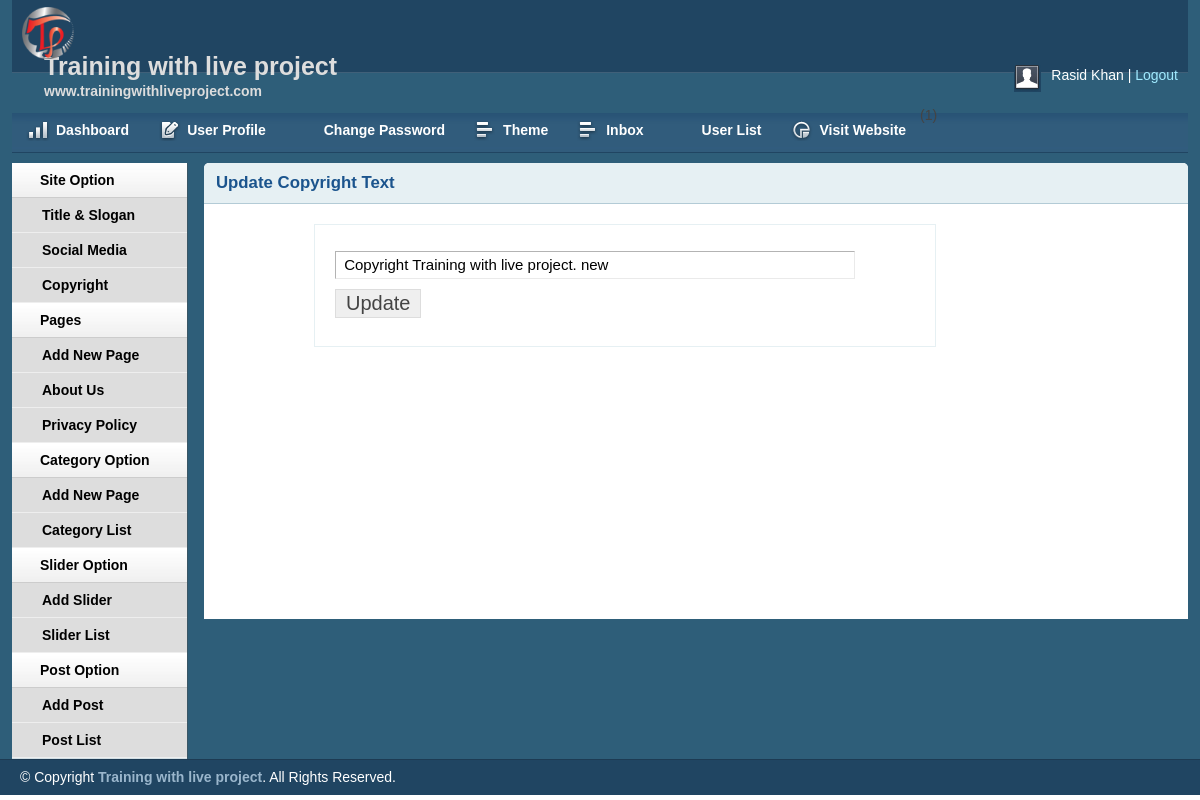
Screenshot of /admin/copyright.php (signed in) with the database file from the repository.
### tables this page shows
CREATE TABLE IF NOT EXISTS `add_page` (
  `id` int(11) NOT NULL AUTO_INCREMENT,
  `name` varchar(255) NOT NULL,
  `body` text NOT NULL,
  PRIMARY KEY (`id`)
);

CREATE TABLE IF NOT EXISTS `tbl_footer` (
  `id` int(11) NOT NULL AUTO_INCREMENT,
  `name` varchar(255) NOT NULL,
  PRIMARY KEY (`id`)
);

### lib/Database.php (called while the page is built, shortened)
<?php
Class Database{
	public $host   = DB_HOST;
	public $user   = DB_USER;
	public $pass   = DB_PASS;
	public $dbname = DB_NAME;
	public $link;
	public function connectDB(){
	$this->link = new mysqli($this->host, $this->user, $this->pass, $this->dbname);
 }
	public function select($sql){
		$result = $this->link->query($sql) or die($this->link->error.__LINE__);
		if($result->num_rows > 0){
			return $result;
		} else {
			return false;
		}
	}
}

### admin/copyright.php (the view, shortened to what this page needs)
<?php include 'inc/header.php';?>
<?php include 'inc/sidebar.php';?>
<div class="grid_10">
<div class="box round first grid">
<h2>Update Copyright Text</h2>
<div class="block copyblock">
<?php
$query="SELECT * from tbl_footer where id='1' ";
$data=$db->select($query);
if ($data) {
    while ($result=$data->fetch_assoc()) {
?>
<form action="" method="post">
<table class="form">
<tr>
    <td>
        <input type="text" value="<?php echo $result['name'];?>"
        name="name" class="large" />
    </td>
</tr>
 <tr>
    <td>
        <input type="submit" name="submit" Value="Update" />
    </td>
</tr>
</table>
</form>
<?php } }?>
</div>
</div>
</div>
<?php include 'inc/footer.php';?>

### admin/inc/sidebar.php
    <div class="grid_2">
<div class="box sidemenu">
<div class="block" id="section-menu">
    <ul class="section menu">
       <li><a class="menuitem">Site Option</a>
            <ul class="submenu">
                <li><a href="titleslogan.php">Title & Slogan</a></li>
                <li><a href="social.php">Social Media</a></li>
                <li><a href="copyright.php">Copyright</a></li>
            </ul>
        </li>
         <li><a class="menuitem">Pages</a>
            <ul class="submenu">
                <li><a href="addpage.php">Add New Page</a> </li>
<?php
$query="SELECT * from add_page";
$pages=$db->select($query);
if ($pages) {
   while ($result=$pages->fetch_assoc()) {
?>
<li><a href="page.php?pageid=<?php echo $result['id'];?>"><?php echo $result['name'];?></a> </li>
<?php } }?>
            </ul>
        </li>
        <li><a class="menuitem">Category Option</a>
            <ul class="submenu">
                <li><a href="addcat.php">Add New Page</a> </li>
                <li><a href="catlist.php">Category List</a> </li>
            </ul>
        </li>
        <li><a class="menuitem">Slider Option</a>
            <ul class="submenu">
                <li><a href="slideradd.php">Add Slider</a> </li>
                <li><a href="sliderlist.php">Slider List</a> </li>
            </ul>
        </li>
        <li><a class="menuitem">Post Option</a>
            <ul class="submenu">
                <li><a href="addpost.php">Add Post</a> </li>
                <li><a href="postlist.php">Post List</a> </li>
            </ul>
        </li>
    </ul>
</div>
</div>
</div>

### admin/css/layout.css (style rules this page uses)
body { background: #fff none repeat scroll 0 0; color: #444; font-size: 14px; padding: 0; }
a { color: #000; font-weight:bold; text-decoration: none; }
h1, h2, h3, h4, h5, h6 { line-height:1.2em; margin-bottom:.3em; }
h2 { margin-top:1em; }
.box { background:#fff; margin-bottom:20px; padding:10px 10px 10px 10px; margin-left:-8px; }
.box.grid { padding-bottom:40px; }
.box.round { -moz-border-radius: 5px 5px 0px 0px; -webkit-border-radius: 5px 5px 0px 0px; border-radius: 5px 5px 0px 0px; }
.box h2 { font-size:1.2em; font-weight:bold; color:#1B548D; background:#E6F0F3; margin:-10px -10px 0 -10px; padding:10px 12px; border-bottom:1px solid #B3CBD6; -moz-border-radius: 5px 5px 0px 0px; -webkit-border-radius: 5px 5px 0px 0px; border-radius: 5px 5px 0px 0px; }
.box.first { min-height: 406px; }
.block { padding-top:20px; }
.copyblock { border: 1px solid #e6f0f3; line-height: 32px; margin-left: 100px; margin-top: 20px; padding-left: 20px; width: 600px; }
.box.sidemenu { background-color:#D1DEE4; border-right:1px solid #3A5665; padding:0px; margin:0px; cursor:pointer; }
.box.sidemenu .block { padding-top:0px; margin-top:0px; }
ul, ol { padding-top:0; }
ul.menu { list-style:none; border-top:1px solid #bbb; }
ul.menu li { margin:0; }
ul.menu li a { display:block; padding:4px 10px; border-bottom:1px solid #ccc; }
ul.menu ul { list-style:none; margin:0; }
ul.menu ul li a { padding-left:30px; }
ul.section { border-top:0; margin-bottom:0; }
ul.section li a { background:url(../img/sidemenu-repeat.jpg) repeat-x; line-height:26px; padding-left:28px; }
ul.section li li a { background:#ddd; border-bottom:1px solid #eee; }
ul.section ul li { text-transform:none; }
table.form { width:100%; }
table.form td { padding:4px 0px; }
table.form input, table.form select { font-size: 15px; padding: 4px 4px 5px 4px; border-top: 1px solid #b3b3b3; border-left: 1px solid #b3b3b3; border-right: 1px solid #eaeaea; border-bottom: 1px solid #eaeaea; }
table.form input[type="submit"] { border: 1px solid #ddd; color: #444; cursor: pointer; font-size: 20px; padding: 2px 10px; }
input.large { width: 85%; }
.block { padding-bottom:1px; }

### rows the page displays
add_page: name "About Us"
add_page: name "Privacy Policy"
tbl_footer: name "Copyright Training with live project. new"

### other values shown
$userid = Session::get('username') "Rasid Khan"
